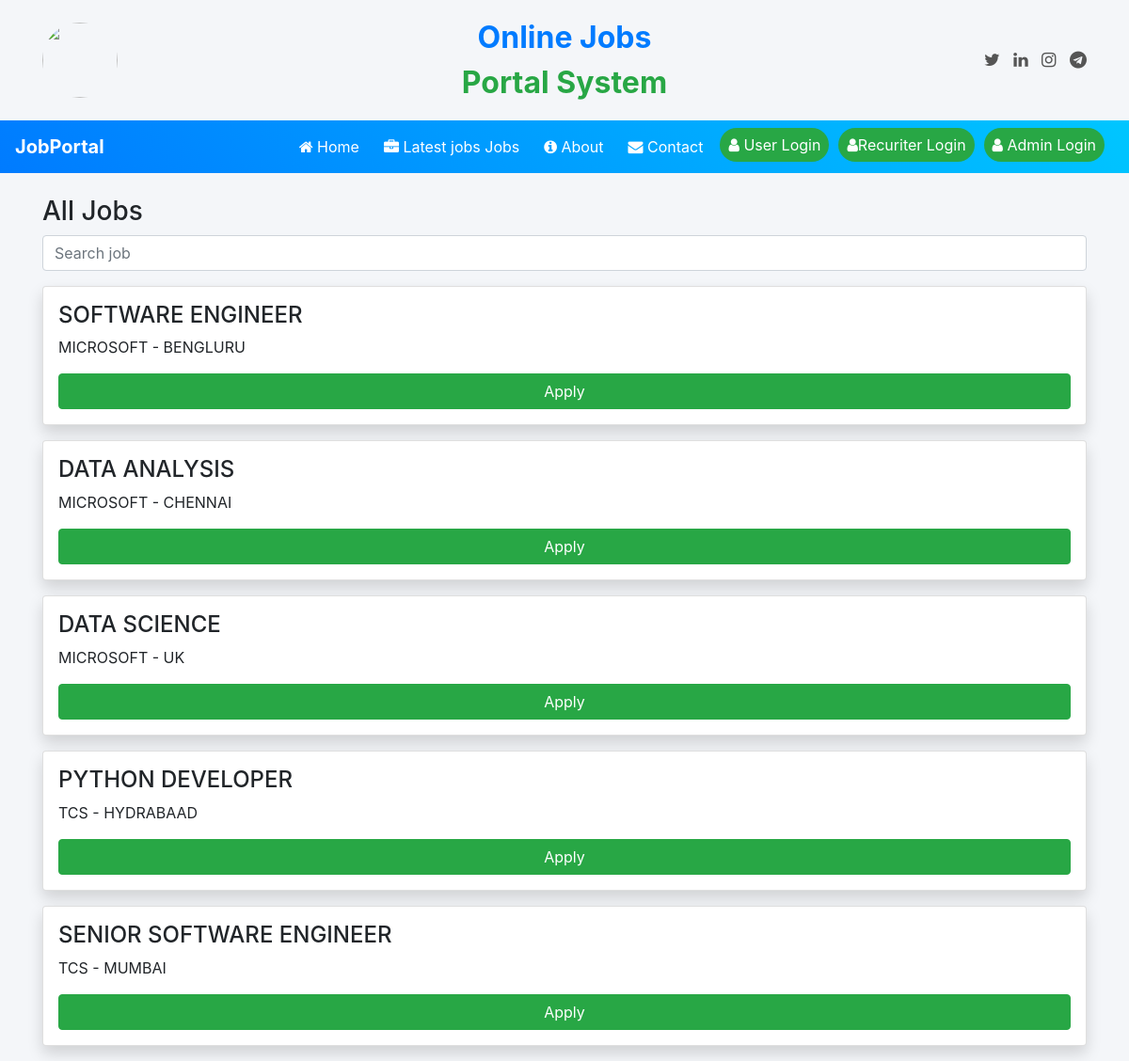
Screenshot of /jobs/ with the database file from the repository.
### jobs/models.py (models this page shows, shortened)
class Job(models.Model):
    recruiter = models.ForeignKey(User, on_delete=models.CASCADE, null=True)
    title = models.CharField(max_length=200)
    company = models.CharField(max_length=200)
    location = models.CharField(max_length=100)
    description = models.TextField()
    created_at = models.DateTimeField(auto_now_add=True)

### jobs/views.py (the view)
# urls.py: path('jobs/', job_list, name='job_list'),
def job_list(request):
    jobs = Job.objects.all()
    return render(request, 'job_list.html', {'jobs': jobs})

### jobs/templates/job_list.html
{% load static %}
{% block body %}
{% include 'navigation.html' %}
<div class="container mt-4">
    <h3>All Jobs</h3>
    <form method="GET" action="{% url 'search_job' %}">
        <input type="text" name="q" placeholder="Search job" class="form-control mb-3">
    </form>
    {% for job in jobs %}
    <div class="card mb-3 p-3 shadow">
        <h4>{{ job.title }}</h4>
        <p>{{ job.company }} - {{ job.location }}</p>
        <a href="{% url 'apply_job' job.id %}" class="btn btn-success">Apply</a>
    </div>
    {% endfor %}
</div>
{% endblock %}

### jobs/templates/navigation.html (shortened to what this page needs)
{% load static %}
<!DOCTYPE html>
<html>
<head>
    <link rel="stylesheet" href="https://cdn.jsdelivr.net/npm/bootstrap@4.6.2/dist/css/bootstrap.min.css">
    <link rel="stylesheet" href="https://cdnjs.cloudflare.com/ajax/libs/font-awesome/4.7.0/css/font-awesome.min.css">
</head>
<body>
<div class="container mt-3">
    <div class="row align-items-center">
        <div class="col-sm-4">
            <img src="https://t3.ftcdn.net/jpg/02/97/84/46/360_F_297844639_oLXmSrzHmRSZIREF1VkJFUTOperoUTk8.jpg"
                 style="width:80px; height:80px; border-radius:50%;">
        </div>
        <div class="col-sm-4 text-center">
            <div class="header-text">
                <span style="color:#007bff;">Online Jobs</span><br>
                <span style="color:#28a745;">Portal System</span>
            </div>
        </div>
        <div class="col-sm-4 text-right social">
            <i class="fa fa-twitter"></i>
            <i class="fa fa-linkedin"></i>
            <i class="fa fa-instagram"></i>
            <i class="fa fa-telegram"></i>
        </div>
    </div>
</div>
<nav class="navbar navbar-expand-lg navbar-dark mt-3">
    <a class="navbar-brand font-weight-bold" href="#">JobPortal</a>
    <div class="collapse navbar-collapse" id="navbarNav">
        <ul class="navbar-nav ml-auto">
            <li class="nav-item">
                <a class="nav-link" href="{% url 'index' %}"><i class="fa fa-home"></i> Home</a>
            </li>
            <li class="nav-item">
                <a class="nav-link" href="{}"><i class="fa fa-briefcase"></i> Latest jobs Jobs</a>
            </li>
            <li class="nav-item">
                <a class="nav-link" href="{}"><i class="fa fa-info-circle"></i> About</a>
            </li>
            <li class="nav-item">
                <a class="nav-link" href="{}"><i class="fa fa-envelope"></i> Contact</a>
            </li>
            <li class="nav-item">
                <a class="nav-link btn btn-login text-white" href="{% url 'user_login' %}">
                    <i class="fa fa-user"></i> User Login
                </a>
            </li>
                <li class="nav-item">
                <a class="nav-link btn btn-login text-white" href="{% url 'recruiter_login' %}">
                    <i class="fa fa-user"></i>Recuriter Login
                </a>
            </li>
                <li class="nav-item">
                <a class="nav-link btn btn-login text-white" href="{% url 'admin_login' %}">
                    <i class="fa fa-user"></i>  Admin Login
                </a>
            </li>
        </ul>
    </div>
</nav>
</body>
</html>

### jobs/templates/navigation.html (style rules this page uses)
body { background-color: #f4f6f9; }
.header-text { font-size: 32px; font-weight: bold; }
.navbar { background: linear-gradient(45deg, #007bff, #00c6ff); }
.navbar-nav .nav-link { color: white !important; margin-right: 10px; transition: 0.3s; }
.btn-login { background-color: #28a745; border-radius: 20px; padding: 5px 15px; }
.social i { font-size: 18px; margin-left: 10px; color: #555; transition: 0.3s; }

### rows the page displays
Job: title "SOFTWARE ENGINEER", company "MICROSOFT", location "BENGLURU"
Job: title "DATA ANALYSIS", company "MICROSOFT", location "CHENNAI"
Job: title "DATA SCIENCE", company "MICROSOFT", location "UK"
Job: title "PYTHON DEVELOPER", company "TCS", location "HYDRABAAD"
Job: title "SENIOR SOFTWARE ENGINEER", company "TCS", location "MUMBAI"
